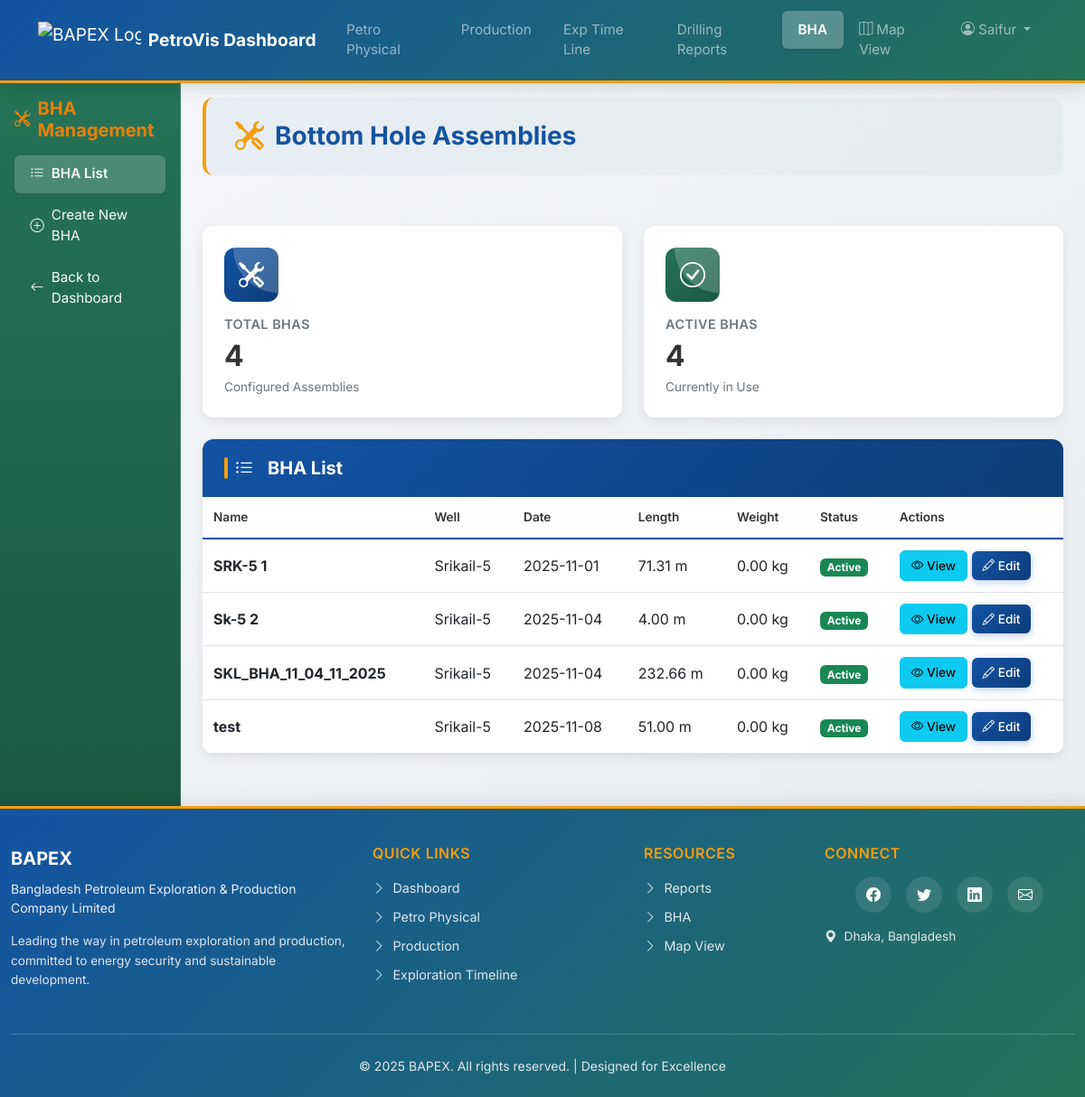
Screenshot of /bha/ (signed in) with the database file from the repository.
### plotter/models.py (models this page shows, shortened)
class BHA(models.Model):
    name = models.CharField(max_length=200)
    drilling_report = models.ForeignKey(DailyDrillingReport, on_delete=models.CASCADE, related_name='bha_configurations')
    components = models.ManyToManyField(BHAComponent, through='BHAComponentPosition')
    total_length = models.FloatField(help_text="Total length in meters", null=True, blank=True)
    total_weight = models.FloatField(help_text="Total weight in kg", null=True, blank=True)
    created_at = models.DateTimeField(auto_now_add=True)
    updated_at = models.DateTimeField(auto_now=True)
    notes = models.TextField(null=True, blank=True)
    is_active = models.BooleanField(default=True)

class DailyDrillingReport(models.Model):
    well = models.ForeignKey(Well, on_delete=models.CASCADE, related_name='drilling_reports')
    report_no = models.IntegerField(blank=True, null=True)
    date = models.DateField(blank=True, null=True)
    depth_start = models.FloatField(help_text="start depth (MD) in meters")
    depth_end = models.FloatField(help_text="end depth (MD) in meters")
    depth_start_tvd = models.FloatField(help_text="start depth (TVD) in meters", blank=True, null=True)
    depth_end_tvd = models.FloatField(help_text="end depth (TVD) in meters", blank=True, null=True)
    current_operation = models.TextField(blank=True, null=True)
    present_activity = models.TextField(blank=True, null=True)
    csg = models.TextField(blank=True, null=True)
    last_csg = models.TextField(blank=True, null=True)
    next_program = models.TextField(blank=True, null=True)
    gas_show = models.TextField(blank=True, null=True, help_text="Description of gas shows if any")
    comments = models.TextField(blank=True, null=True)
    class Meta:
        ordering = ['date', 'depth_start']
        verbose_name = 'Daily Drilling Report'
        verbose_name_plural = 'Daily Drilling Reports'

class Well(models.Model):
    name = models.CharField(max_length=100, unique=True)
    location = models.CharField(max_length=200, null=True, blank=True)
    type = models.CharField(max_length=200, null=True, blank=True)
    rig = models.CharField(max_length=200, null=True, blank=True)
    spud_date = models.DateField(null=True, blank=True)
    gas_field = models.ForeignKey(
        GasField,
        on_delete=models.CASCADE,
        related_name='wells'
    )

### plotter/bha_views.py (the view)
# urls.py: path('bha/', bha_views.bha_list, name='bha_list'),
@login_required
def bha_list(request):
    bhas = BHA.objects.select_related('drilling_report', 'drilling_report__well').all()
    active_bhas_count = BHA.objects.filter(is_active=True).count()
    return render(request, 'plotter/bha/list.html', {
        'bhas': bhas,
        'active_bhas_count': active_bhas_count
    })

### plotter/templates/plotter/bha/list.html (shortened to what this page needs)
{% extends 'plotter/bha/base_bha.html' %}
{% block bha_content %}
<div class="row">
    <div class="col-md-12 mb-4">
        <div class="bha-page-header">
            <h2>
                <i class="bi bi-tools"></i>
                Bottom Hole Assemblies
            </h2>
        </div>
    </div>
</div>
<div class="row">
    <div class="col-md-6 mb-4">
        <div class="card stats-card-modern card-blue">
            <div class="card-body">
                <div class="icon-wrapper">
                    <i class="bi bi-tools"></i>
                </div>
                <h5>Total BHAs</h5>
                <h2>{{ bhas|length }}</h2>
                <p>Configured Assemblies</p>
            </div>
        </div>
    </div>
    <div class="col-md-6 mb-4">
        <div class="card stats-card-modern card-green">
            <div class="card-body">
                <div class="icon-wrapper">
                    <i class="bi bi-check-circle"></i>
                </div>
                <h5>Active BHAs</h5>
                <h2>{{ active_bhas_count }}</h2>
                <p>Currently in Use</p>
            </div>
        </div>
    </div>
</div>
<div class="row">
    <div class="col-md-12">
        <div class="card table-card-modern">
            <div class="card-header">
                <h5>
                    <i class="bi bi-list-ul me-2"></i>BHA List
                </h5>
            </div>
            <div class="card-body p-0">
                <div class="table-responsive">
                    <table class="table table-hover">
                        <thead>
                            <tr>
                                <th>Name</th>
                                <th>Well</th>
                                <th>Date</th>
                                <th>Length</th>
                                <th>Weight</th>
                                <th>Status</th>
                                <th>Actions</th>
                            </tr>
                        </thead>
                        <tbody>
                            {% for bha in bhas %}
                            <tr>
                                <td><strong>{{ bha.name }}</strong></td>
                                <td>{{ bha.drilling_report.well.name }}</td>
                                <td>{{ bha.drilling_report.date|date:"Y-m-d" }}</td>
                                <td>{{ bha.total_length|floatformat:2 }} m</td>
                                <td>{{ bha.total_weight|floatformat:2 }} kg</td>
                                <td>
                                    {% if bha.is_active %}
                                    <span class="badge bg-success">Active</span>
                                    {% else %}
                                    <span class="badge bg-secondary">Inactive</span>
                                    {% endif %}
                                </td>
                                <td>
                                    <a href="{% url 'bha_detail' bha.id %}" class="btn btn-sm btn-info btn-action">
                                        <i class="bi bi-eye"></i> View
                                    </a>
                                    <a href="{% url 'bha_edit_designer' bha.id %}" class="btn btn-sm btn-primary btn-action">
                                        <i class="bi bi-pencil"></i> Edit
                                    </a>
                                </td>
                            </tr>
                            {% endfor %}
                        </tbody>
                    </table>
                </div>
            </div>
        </div>
    </div>
</div>
{% endblock %}

### plotter/templates/plotter/bha/base_bha.html (shortened to what this page needs)
{% extends 'base.html' %}
{% block content %}
<div class="container-fluid h-100">
    <div class="row h-100">
        <nav class="col-md-3 col-lg-2 d-md-block sidebar" style="background: linear-gradient(180deg, #257358 0%, #1a5943 100%); color: white; padding: 16px; min-height: 100vh;">
            <div class="mb-3 d-flex align-items-center" style="gap:8px;">
                <i class="bi bi-tools" style="font-size: 1.1rem; color:#E98108;"></i>
                <h5 class="mb-0" style="color:#E98108; font-weight:700;">BHA Management</h5>
            </div>
            <ul class="nav flex-column sidebar-menu">
                <li class="nav-item">
                    <a class="nav-link d-flex align-items-center {% if request.resolver_match.url_name == 'bha_list' %}active{% endif %}"
                       href="{% url 'bha_list' %}">
                        <i class="bi bi-list-ul me-2"></i>
                        <span>BHA List</span>
                    </a>
                </li>
                <li class="nav-item">
                    <a class="nav-link d-flex align-items-center {% if request.resolver_match.url_name == 'bha_designer' %}active{% endif %}"
                       href="{% url 'bha_designer' %}">
                        <i class="bi bi-plus-circle me-2"></i>
                        <span>Create New BHA</span>
                    </a>
                </li>
                <li class="nav-item">
                    <a class="nav-link d-flex align-items-center"
                       href="{% url 'dashboard' %}">
                        <i class="bi bi-arrow-left me-2"></i>
                        <span>Back to Dashboard</span>
                    </a>
                </li>
            </ul>
        </nav>
        <main class="col-md-9 col-lg-10 ms-sm-auto px-4 pt-3">
            {% block bha_content %}{% endblock %}
        </main>
    </div>
</div>
{% endblock %}

### plotter/templates/base.html (shortened to what this page needs)
{% load static %}
<!DOCTYPE html>
<html lang="en">
<head>
    <link href="https://cdn.jsdelivr.net/npm/bootstrap@5.3.0/dist/css/bootstrap.min.css" rel="stylesheet">
    <link rel="stylesheet" href="https://cdn.jsdelivr.net/npm/bootstrap-icons@1.7.2/font/bootstrap-icons.css">
</head>
<body>
    <nav class="navbar navbar-expand-lg navbar-dark">
        <div class="container">
            <a class="navbar-brand d-flex align-items-center" href="{% url 'dashboard' %}">
                <img src="https://upload.wikimedia.org/wikipedia/en/f/fa/Bangladesh_Petroleum_Exploration_and_Production_Company_%28logo%29.png" alt="BAPEX Logo" height="40" class="me-2">
                <span class="fw-bold">PetroVis Dashboard</span>
            </a>
            <div class="collapse navbar-collapse" id="navbarNav">
                <ul class="navbar-nav me-auto mb-2 mb-lg-0">
                    <li class="nav-item">
                        <a class="nav-link {% if request.resolver_match.url_name == 'graph_view' %}active{% endif %}" href="{% url 'graph_view' %}">Petro Physical</a>
                    </li>
                    <li class="nav-item">
                        <a class="nav-link {% if request.resolver_match.url_name == 'production_fields' %}active{% endif %}" href="{% url 'production_fields' %}">Production</a>
                    </li>
                    <li class="nav-item">
                        <a class="nav-link {% if request.resolver_match.url_name == 'exploration_timeline' %}active{% endif %}" href="{% url 'exploration_timeline' %}">Exp Time Line</a>
                    </li>
                    <li class="nav-item">
                        <a class="nav-link {% if request.resolver_match.url_name == 'drilling_reports_index' %}active{% endif %}" href="{% url 'drilling_reports_index' %}">Drilling Reports</a>
                    </li>
                    <li class="nav-item">
                        <a class="nav-link {% if request.resolver_match.url_name == 'bha_list' %}active{% endif %}" href="{% url 'bha_list' %}">BHA</a>
                    </li>
                </ul>
                <ul class="navbar-nav">
                    <li class="nav-item">
                        <a class="nav-link" href="https://www.bogdp.gov.bd/" target="_blank">
                            <i class="bi bi-map me-1"></i>Map View
                        </a>
                    </li>
                    {% if user.is_authenticated %}
                    <li class="nav-item dropdown">
                        <a class="nav-link dropdown-toggle" href="#" id="navbarDropdown" role="button" data-bs-toggle="dropdown" aria-expanded="false">
                            <i class="bi bi-person-circle me-1"></i>{{ user.username }}
                        </a>
                    </li>
                    {% else %}
                    <li class="nav-item">
                        <a class="nav-link" href="{% url 'login' %}">
                            <i class="bi bi-box-arrow-in-right me-1"></i>Login
                        </a>
                    </li>
                    {% endif %}
                </ul>
            </div>
        </div>
    </nav>
    <div class="main-content">
        {% block content %}
        {% endblock %}
    </div>
    <footer class="footer">
        <div class="container">
            <div class="row g-4">
                <div class="col-lg-4 col-md-6">
                    <div class="footer-brand">BAPEX</div>
                    <p class="footer-tagline">Bangladesh Petroleum Exploration & Production Company Limited</p>
                    <p style="font-size: 0.85rem; opacity: 0.85; line-height: 1.6;">
                        Leading the way in petroleum exploration and production, committed to energy security and sustainable development.
                    </p>
                </div>
                <div class="col-lg-3 col-md-6">
                    <h6 class="footer-heading">Quick Links</h6>
                    <ul class="footer-links">
                        <li><a href="{% url 'dashboard' %}"><i class="bi bi-chevron-right"></i>Dashboard</a></li>
                        <li><a href="{% url 'graph_view' %}"><i class="bi bi-chevron-right"></i>Petro Physical</a></li>
                        <li><a href="{% url 'production_fields' %}"><i class="bi bi-chevron-right"></i>Production</a></li>
                        <li><a href="{% url 'exploration_timeline' %}"><i class="bi bi-chevron-right"></i>Exploration Timeline</a></li>
                    </ul>
                </div>
                <div class="col-lg-2 col-md-6">
                    <h6 class="footer-heading">Resources</h6>
                    <ul class="footer-links">
                        <li><a href="{% url 'drilling_reports_index' %}"><i class="bi bi-chevron-right"></i>Reports</a></li>
                        <li><a href="{% url 'bha_list' %}"><i class="bi bi-chevron-right"></i>BHA</a></li>
                        <li><a href="https://www.bogdp.gov.bd/" target="_blank"><i class="bi bi-chevron-right"></i>Map View</a></li>
                    </ul>
                </div>
                <div class="col-lg-3 col-md-6">
                    <h6 class="footer-heading">Connect</h6>
                    <div class="social-links">
                        <a href="#" title="Facebook" aria-label="Facebook"><i class="bi bi-facebook"></i></a>
                        <a href="#" title="Twitter" aria-label="Twitter"><i class="bi bi-twitter"></i></a>
                        <a href="#" title="LinkedIn" aria-label="LinkedIn"><i class="bi bi-linkedin"></i></a>
                        <a href="#" title="Email" aria-label="Email"><i class="bi bi-envelope"></i></a>
                    </div>
                    <p style="font-size: 0.85rem; opacity: 0.85; margin-top: 1rem;">
                        <i class="bi bi-geo-alt-fill me-2"></i>Dhaka, Bangladesh
                    </p>
                </div>
            </div>
            <div class="footer-bottom">
                <p>&copy; 2025 BAPEX. All rights reserved. | Designed for Excellence</p>
            </div>
        </div>
    </footer>
</body>
</html>

### rows the page displays
BHA: name "SRK-5 1", drilling_report.well.name "Srikail-5", drilling_report "2025-11-01", total_length "71.31", total_weight "0.00", is_active "Active"
BHA: name "Sk-5 2", drilling_report.well.name "Srikail-5", drilling_report "2025-11-04", total_length "4.00", total_weight "0.00", is_active "Active"
BHA: name "SKL_BHA_11_04_11_2025", drilling_report.well.name "Srikail-5", drilling_report "2025-11-04", total_length "232.66", total_weight "0.00", is_active "Active"
BHA: name "test", drilling_report.well.name "Srikail-5", drilling_report "2025-11-08", total_length "51.00", total_weight "0.00", is_active "Active"

### other values shown
{{ user.username }} "Saifur"
{{ bhas|length }} "4"
{{ active_bhas_count }} "4"
